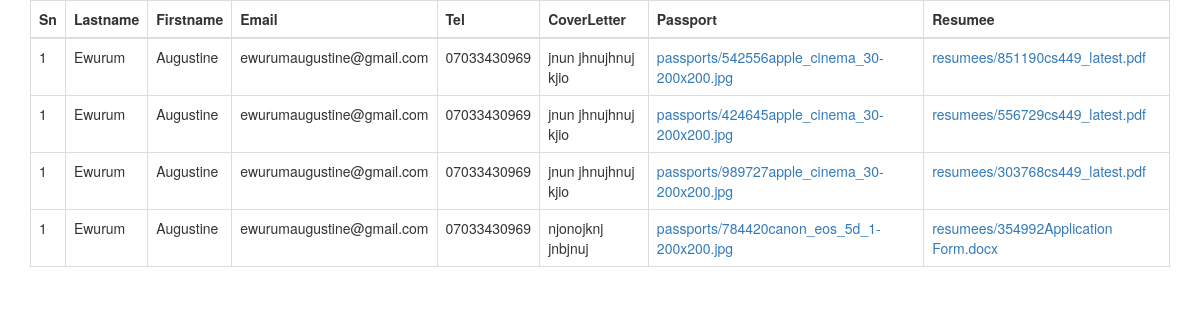
The app's page /admin.php with its own data.
### tables this page shows
CREATE TABLE `application` (
  `app_id` int(11) NOT NULL,
  `lname` varchar(200) NOT NULL,
  `fname` varchar(200) NOT NULL,
  `email` varchar(300) NOT NULL,
  `coverletter` varchar(1500) NOT NULL,
  `passport` varchar(500) NOT NULL,
  `resumee` varchar(1000) NOT NULL,
  `phone` text NOT NULL
);

### class.inc.php (called while the page is built, shortened)
<?php
class dBaseConnect {
	protected $host = "localhost";
	protected $user = "film_user";
	protected $pass = "fp_pwd@mysql";
	protected $dbase = "upperlink";
	public $connResource;
	function __construct(){
		$this->connResource = mysqli_connect($this->host, $this->user, $this->pass, $this->dbase);
	}
	function dbconn(){
		return mysqli_select_db($this->connResource, $this->dbase);
	}
	function queries($q){
		$query = mysqli_query($this->connResource, $q) or die(mysqli_error($this->connResource));
		return $query;
	}
}
class GetData extends dBaseConnect
{
	public $data = null;
	function returnAll(){
		return $this->data;
	}
	function __construct()
	{
		$squery = parent::queries("SELECT * FROM `application`");
		$data = [];
		while ($row = mysqli_fetch_assoc($squery)) {
			$data[] = $row;
		}
		$this->data = $data;
	}
}
?>

### admin.php (the view, shortened to what this page needs)
<?php
include_once("class.inc.php");
$inst = new GetData();
$all = $inst->returnAll();
?>
<!DOCTYPE html>
<html>
<head>
	<link rel="stylesheet" type="text/css" href="css/bootstrap.min.css">
	<link rel="stylesheet" type="text/css" href="myRepo/formv/validator.css">
</head>
<body>
<div class="container">
	<div class="row">
		<div class="col-md-12">
			<table class="table table-bordered">
				<thead>
					<th>Sn</th>
				<th>Lastname</th>
				<th>Firstname</th>
				<th>Email</th>
				<th>Tel</th>
				<th>CoverLetter</th>
				<th>Passport</th>
				<th>Resumee</th>
				</thead>
				<tbody>
					<?php
					foreach($all as $single){
						?>
						<tr>
							<td>1</td>
							<td><?php echo $single["lname"]; ?></td>
							<td><?php echo $single["fname"]; ?></td>
							<td><?php echo $single["email"]; ?></td>
							<td><?php echo $single["phone"]; ?></td>
							<td><?php echo $single["coverletter"]; ?></td>
							<td><a href="<?php echo "http://".$_SERVER["SERVER_NAME"].dirname($_SERVER["REQUEST_URI"])."/".$single["passport"];?>"><?php echo $single["passport"]; ?></a></td>
							<td><a href="<?php echo "http://".$_SERVER["SERVER_NAME"].dirname($_SERVER["REQUEST_URI"])."/".$single["resumee"];?>"><?php echo $single["resumee"]; ?></a></td>
						</tr>
						<?php
					}
					?>
				</tbody>
			</table>
		</div>
	</div>
</div>
</body>
</html>

### admin.php (style rules this page uses)
html, body { height: 100% }

### records on screen
application: lname "Ewurum", fname "Augustine", email "ewurumaugustine@gmail.com", phone "07033430969", coverletter "jnun jhnujhnuj kjio", passport "passports/542556apple_cinema_30-200x200.jpg", resumee "resumees/851190cs449_latest.pdf"
application: lname "Ewurum", fname "Augustine", email "ewurumaugustine@gmail.com", phone "07033430969", coverletter "jnun jhnujhnuj kjio", passport "passports/424645apple_cinema_30-200x200.jpg", resumee "resumees/556729cs449_latest.pdf"
application: lname "Ewurum", fname "Augustine", email "ewurumaugustine@gmail.com", phone "07033430969", coverletter "jnun jhnujhnuj kjio", passport "passports/989727apple_cinema_30-200x200.jpg", resumee "resumees/303768cs449_latest.pdf"
application: lname "Ewurum", fname "Augustine", email "ewurumaugustine@gmail.com", phone "07033430969", coverletter "njonojknj jnbjnuj", passport "passports/784420canon_eos_5d_1-200x200.jpg", resumee "resumees/354992Application Form.docx"
